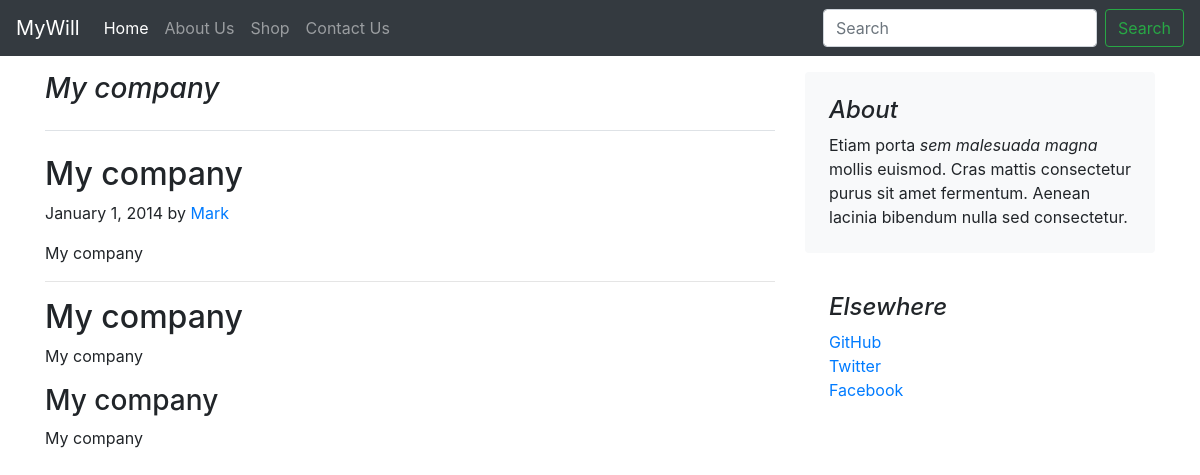
The app's page /blog/blogpost/3 with its own data.
### blog/models.py (models this page shows, shortened)
class BlogPost(models.Model):
    post_id=models.AutoField(primary_key=True)
    title=models.CharField(max_length=50,default="")
    head0= models.CharField(max_length=90, default="")
    chead0= models.CharField(max_length=300, default="")
    head1= models.CharField(max_length=90, default="")
    chead1= models.CharField(max_length=300, default="")
    head2= models.CharField(max_length=90, default="")
    chead2= models.CharField(max_length=300, default="")
    pub_date= models.DateField()
    image=models.ImageField(upload_to='blog/media',default="")

### blog/views.py (the view)
# urls.py: path('blogpost/<int:id>',views.blogpost,name="blogPost")
def blogpost(request,id):
    post=BlogPost.objects.filter(post_id=id)[0]
    return render(request,'blog/blogpost.html',{'post':post})

### blog/templates/blog/blogpost.html (shortened to what this page needs)
{% extends 'blog/basic.html' %}
{% block body %}
<div class="container my-3">
  <div class="row">
    <div class="col-md-8 blog-main">
      <h3 class="pb-4 mb-4 font-italic border-bottom">
        {{post.title}}
      </h3>
      <div class="blog-post">
        <h2 class="blog-post-title">{{post.head0}}</h2>
        <p class="blog-post-meta">January 1, 2014 by <a href="#">Mark</a></p>
        <p>{{post.chead0}}</p>
        <hr>
        <h2>{{post.head1}}</h2>
        <p>{{post.chead1}}</p>
        <h3>{{post.head2}}</h3>
        <p>{{post.chead2}}</p>
      </div>
    </div>
    <aside class="col-md-4 blog-sidebar">
      <div class="p-4 mb-3 bg-light rounded">
        <h4 class="font-italic">About</h4>
        <p class="mb-0">Etiam porta <em>sem malesuada magna</em> mollis euismod. Cras mattis consectetur purus sit amet
          fermentum. Aenean lacinia bibendum nulla sed consectetur.</p>
      </div>
      <div class="p-4">
        <h4 class="font-italic">Elsewhere</h4>
        <ol class="list-unstyled">
          <li><a href="#">GitHub</a></li>
          <li><a href="#">Twitter</a></li>
          <li><a href="#">Facebook</a></li>
        </ol>
      </div>
    </aside>
  </div>
</div>
{% endblock %}

### records on screen
BlogPost: title "My company", head0 "My company", chead0 "My company", head1 "My company", chead1 "My company", head2 "My company", chead2 "My company"
